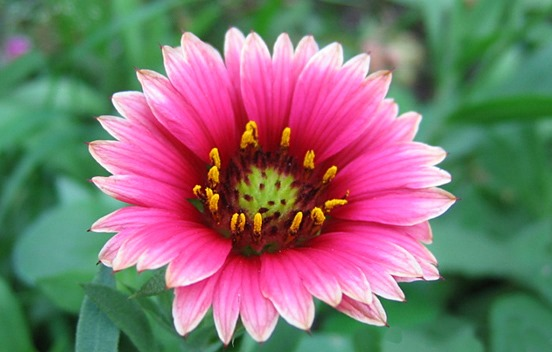
#> input picture image.jpg, 552 x 352 px
$ jupyter execute 1.ipynb
#> lines starting #> are read from the running program, lines starting #| are printed output that depends on the picture; after the words box and inside, x2 and y2 are one past the last pixel; in counts of white or black regions, pixels touching at a corner belong together
[cell 1]
import cv2
import matplotlib.pyplot as plt

# Read the image
img = cv2.imread("image.jpg")
#> img is the input picture: shape (352, 552, 3); mean B, G, R 112.2, 115.6, 129.2

# Convert BGR to RGB
img_rgb = cv2.cvtColor(img, cv2.COLOR_BGR2RGB)

# Display the image
plt.imshow(img_rgb)
plt.axis("off")
plt.title("Original Image")
plt.show()

[cell 2]
import cv2
import matplotlib.pyplot as plt

# Read the image
img = cv2.imread("image.jpg")

# Convert BGR image to grayscale
gray = cv2.cvtColor(img, cv2.COLOR_BGR2GRAY)

# Display grayscale image
plt.imshow(gray, cmap="gray")
plt.axis("off")
plt.title("Grayscale Image")
plt.show()

[cell 3]
import cv2
import matplotlib.pyplot as plt

# Read the image
img = cv2.imread("image.jpg")

# Convert BGR to RGB
img_rgb = cv2.cvtColor(img, cv2.COLOR_BGR2RGB)

# Apply negative transformation
negative = 255 - img_rgb

# Display original and negative images
plt.figure(figsize=(10, 4))

plt.subplot(1, 2, 1)
plt.imshow(img_rgb)
plt.title("Original Image")
plt.axis("off")

plt.subplot(1, 2, 2)
plt.imshow(negative)
plt.title("Negative Image")
plt.axis("off")

plt.show()

[cell 4]
import cv2
import numpy as np
import matplotlib.pyplot as plt

# Read the image
img = cv2.imread("image.jpg", 0)
#> img: shape (352, 552); min 8, max 255, mean 119.3

# Apply log transformation
c = 255 / np.log(1 + np.max(img))
#> c = 45.99
log_transform = c * np.log(1 + img)

# Convert to uint8
log_transform = np.uint8(log_transform)

# Display images
plt.figure(figsize=(10, 4))

plt.subplot(1, 2, 1)
plt.imshow(img, cmap="gray")
plt.title("Original Image")
plt.axis("off")

plt.subplot(1, 2, 2)
plt.imshow(log_transform, cmap="gray")
plt.title("Log Transformed Image")
plt.axis("off")

plt.show()

[cell 5]
import cv2
import numpy as np
import matplotlib.pyplot as plt

# Read the image in grayscale
img = cv2.imread("image.jpg", 0)

# Normalize pixel values to 0-1
normalized = img / 255.0

# Set gamma value
gamma = 0.5

# Apply power-law transformation
gamma_transform = np.power(normalized, gamma)

# Convert back to 0-255
gamma_transform = np.uint8(gamma_transform * 255)

# Display images
plt.figure(figsize=(10, 4))

plt.subplot(1, 2, 1)
plt.imshow(img, cmap="gray")
plt.title("Original Image")
plt.axis("off")

plt.subplot(1, 2, 2)
plt.imshow(gamma_transform, cmap="gray")
plt.title("Gamma Transformed Image")
plt.axis("off")

plt.show()

[cell 6]
import cv2
import numpy as np
import matplotlib.pyplot as plt

# Read the image in grayscale
img = cv2.imread("image.jpg", 0)

# Define intensity range
lower = 100
upper = 200

# Create intensity level sliced image
sliced = np.where((img >= lower) & (img <= upper), 255, 0)
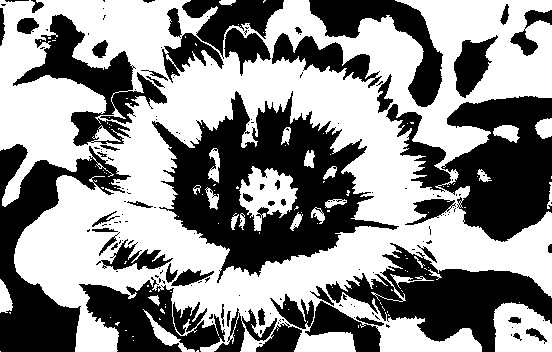
#> sliced: shape (352, 552) int64; 55.2% white; 164 black regions (110 under 20 px), largest, box (x1, y1, x2, y2) and area: (152, 91, 399, 283) 20025, (386, 96, 552, 242) 12746, (326, 243, 552, 352) 9994

# Convert to uint8
sliced = np.uint8(sliced)

# Display images
plt.figure(figsize=(10, 4))

plt.subplot(1, 2, 1)
plt.imshow(img, cmap="gray")
plt.title("Original Image")
plt.axis("off")

plt.subplot(1, 2, 2)
plt.imshow(sliced, cmap="gray")
plt.title("Intensity Level Slicing")
plt.axis("off")

plt.show()

[cell 7]
import cv2
import matplotlib.pyplot as plt

# Read the image in grayscale
img = cv2.imread("image.jpg", 0)

# Create bit planes
bit_planes = []

for i in range(8):
    bit_plane = (img >> i) & 1
    bit_plane = bit_plane * 255
    bit_planes.append(bit_plane)
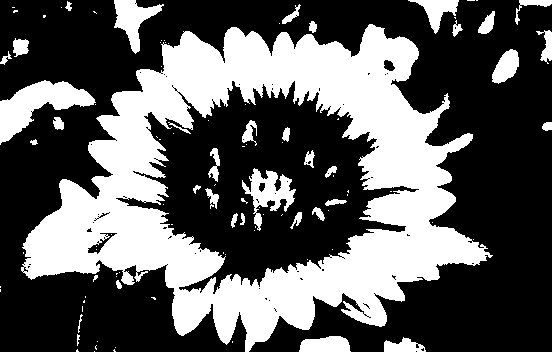
#> bit_plane: shape (352, 552); 36.6% white; 102 white regions (66 under 20 px), largest, box (x1, y1, x2, y2) and area: (21, 24, 493, 352) 60641, (0, 80, 96, 145) 2627, (242, 168, 296, 231) 1340
#> after the loop, bit_planes = 8 items

# Display all bit planes
plt.figure(figsize=(12, 8))

for i in range(8):
    plt.subplot(2, 4, i + 1)
    plt.imshow(bit_planes[i], cmap="gray")
    plt.title("Bit Plane " + str(i))
    plt.axis("off")

plt.show()
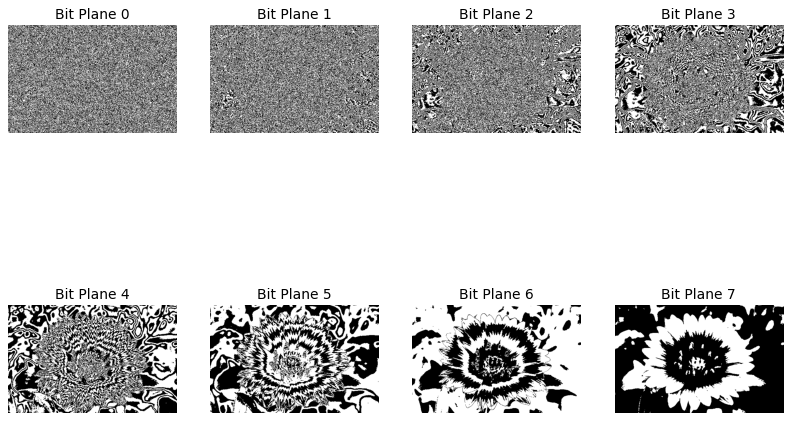
#> figure drawn by matplotlib, 8 panels

[cell 8]
import cv2
import matplotlib.pyplot as plt

# Read the image in grayscale
img = cv2.imread("image.jpg", 0)

# Calculate histogram
hist = cv2.calcHist([img], [0], None, [256], [0, 256])
#> hist = 256 values, max 2162 at index 117, min 0 at index 0, mean 759

# Display image
plt.figure(figsize=(10, 4))

plt.subplot(1, 2, 1)
plt.imshow(img, cmap="gray")
plt.title("Grayscale Image")
plt.axis("off")

# Display histogram
plt.subplot(1, 2, 2)
plt.plot(hist)
plt.title("Image Histogram")
plt.xlabel("Pixel Intensity")
plt.ylabel("Frequency")

plt.show()
#> figure, not shown here; panel 2: curve peaks at x = 117, y = 2162

[cell 9]
import cv2
import matplotlib.pyplot as plt

# Read the image in grayscale
img = cv2.imread("image.jpg", 0)

# Apply histogram equalization
equalized = cv2.equalizeHist(img)
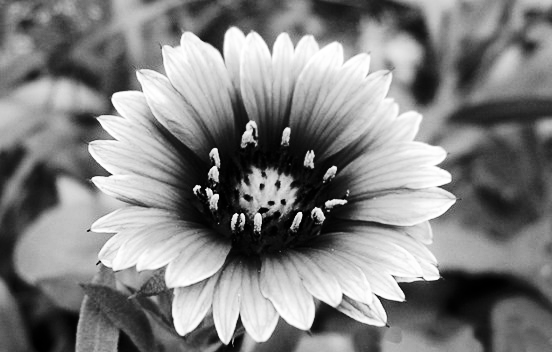
#> equalized: shape (352, 552); min 0, max 255, mean 128.3

# Display images
plt.figure(figsize=(10, 4))

plt.subplot(1, 2, 1)
plt.imshow(img, cmap="gray")
plt.title("Original Image")
plt.axis("off")

plt.subplot(1, 2, 2)
plt.imshow(equalized, cmap="gray")
plt.title("Histogram Equalized Image")
plt.axis("off")

plt.show()

[cell 10]
import cv2
import matplotlib.pyplot as plt

# Read the image in grayscale
img = cv2.imread("image.jpg", 0)

# Set threshold value
T = 127

# Apply thresholding
_, thresholded = cv2.threshold(img, T, 255, cv2.THRESH_BINARY)

# Display images
plt.figure(figsize=(10, 4))

plt.subplot(1, 2, 1)
plt.imshow(img, cmap="gray")
plt.title("Original Image")
plt.axis("off")

plt.subplot(1, 2, 2)
plt.imshow(thresholded, cmap="gray")
plt.title("Thresholded Image")
plt.axis("off")

plt.show()

[cell 11]
import cv2
import matplotlib.pyplot as plt

# Read the image
img = cv2.imread("image.jpg")

# Convert to grayscale
gray = cv2.cvtColor(img, cv2.COLOR_BGR2GRAY)

# Convert to binary image
_, binary = cv2.threshold(gray, 127, 255, cv2.THRESH_BINARY)
#> binary: shape (352, 552); 36.6% white; 99 white regions (63 under 20 px)

# Find contours
contours, hierarchy = cv2.findContours(
    binary,
    cv2.RETR_EXTERNAL,
    cv2.CHAIN_APPROX_SIMPLE
)
#> contours = 58 contours, 38 with area under 20; largest, box (x1, y1, x2, y2) and area: (21, 24, 493, 352) 92014, (0, 80, 96, 145) 2496, (114, 0, 164, 54) 1066, (299, 336, 351, 352) 626, (408, 0, 459, 34) 606

# Draw contours
output = img.copy()
cv2.drawContours(output, contours, -1, (0, 255, 0), 2)
#> output: shape (352, 552, 3); 6.99% of pixels changed, all inside (x1, y1, x2, y2) = (0, 0, 552, 352)

# Convert BGR to RGB for displaying
output = cv2.cvtColor(output, cv2.COLOR_BGR2RGB)

# Display result
plt.imshow(output)
plt.title("Detected Contours")
plt.axis("off")
plt.show()

print("Number of contours:", len(contours))
#| Number of contours: 58

[cell 12]
import cv2
import matplotlib.pyplot as plt

# Read the image in grayscale
img = cv2.imread("image.jpg", 0)

# Apply Canny edge detection
edges = cv2.Canny(img, 100, 200)
#> edges: shape (352, 552); 3.9% white in thin lines or dots, all inside (x1, y1, x2, y2) = (75, 27, 457, 352)

# Display images
plt.figure(figsize=(10, 4))

plt.subplot(1, 2, 1)
plt.imshow(img, cmap="gray")
plt.title("Original Image")
plt.axis("off")

plt.subplot(1, 2, 2)
plt.imshow(edges, cmap="gray")
plt.title("Canny Edge Detection")
plt.axis("off")

plt.show()

[cell 13]
import cv2
import matplotlib.pyplot as plt

# Read the image
img = cv2.imread("image.jpg")

# Convert BGR to RGB
img_rgb = cv2.cvtColor(img, cv2.COLOR_BGR2RGB)

# Apply Gaussian Blur
blurred = cv2.GaussianBlur(img_rgb, (5, 5), 0)

# Display images
plt.figure(figsize=(10, 4))

plt.subplot(1, 2, 1)
plt.imshow(img_rgb)
plt.title("Original Image")
plt.axis("off")

plt.subplot(1, 2, 2)
plt.imshow(blurred)
plt.title("Gaussian Blurred Image")
plt.axis("off")

plt.show()

[cell 14]
import cv2
import numpy as np
import matplotlib.pyplot as plt

# Read image
img = cv2.imread("image.jpg")

# Convert to grayscale
gray = cv2.cvtColor(img, cv2.COLOR_BGR2GRAY)

# Apply thresholding
_, binary = cv2.threshold(
    gray, 0, 255,
    cv2.THRESH_BINARY_INV + cv2.THRESH_OTSU
)
#> binary: shape (352, 552); 69.4% white; 86 black regions (58 under 20 px), largest, box (x1, y1, x2, y2) and area: (31, 26, 462, 352) 53159, (0, 82, 91, 129) 1737, (251, 169, 295, 211) 988

# Create kernel
kernel = np.ones((3, 3), np.uint8)

# Remove noise
opening = cv2.morphologyEx(
    binary,
    cv2.MORPH_OPEN,
    kernel,
    iterations=2
)
#> opening: shape (352, 552); 67.8% white; 43 black regions (18 under 20 px), largest, box (x1, y1, x2, y2) and area: (31, 26, 466, 352) 55651, (0, 82, 91, 129) 1761, (242, 169, 295, 231) 1377

# Find sure background
sure_bg = cv2.dilate(
    opening,
    kernel,
    iterations=3
)
#> sure_bg: shape (352, 552); 76.5% white; 15 black regions (6 under 20 px), largest, box (x1, y1, x2, y2) and area: (37, 30, 455, 341) 43428, (0, 85, 86, 125) 941, (256, 175, 291, 204) 325

# Distance transform
dist_transform = cv2.distanceTransform(
    opening,
    cv2.DIST_L2,
    5
)

# Find sure foreground
_, sure_fg = cv2.threshold(
    dist_transform,
    0.5 * dist_transform.max(),
    255,
    0
)
#> sure_fg: shape (352, 552) float32; 3.6% white; 2 white regions, box (x1, y1, x2, y2) and area: (460, 182, 552, 352) 6667, (0, 330, 17, 352) 304

sure_fg = np.uint8(sure_fg)

# Find unknown region
unknown = cv2.subtract(
    sure_bg,
    sure_fg
)
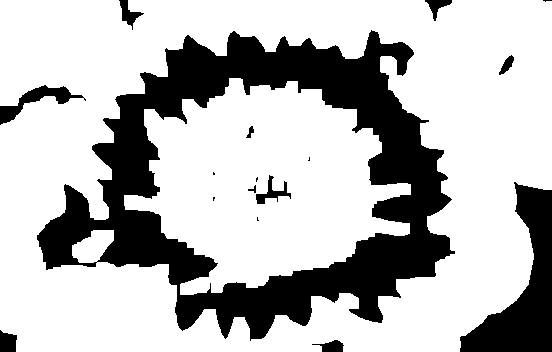
#> unknown: shape (352, 552); 72.9% white; 17 black regions (6 under 20 px), largest, box (x1, y1, x2, y2) and area: (37, 30, 455, 341) 43428, (460, 182, 552, 352) 6667, (0, 85, 86, 125) 941

# Label connected components
_, markers = cv2.connectedComponents(
    sure_fg
)
#> markers: shape (352, 552) int32; 3 distinct labels, from 0 to 2

# Add 1 to all labels
markers = markers + 1
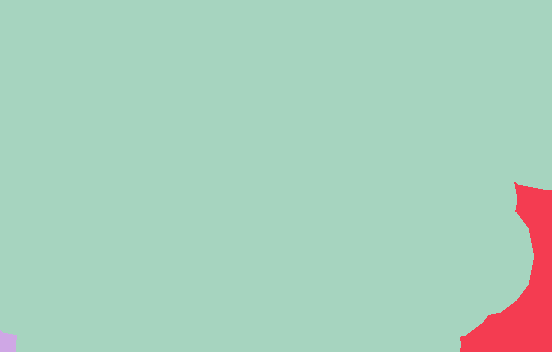
#> markers: shape (352, 552) int32; 3 distinct labels, from 1 to 3; one colour per label, 0 black

# Mark unknown region as 0
markers[unknown == 255] = 0
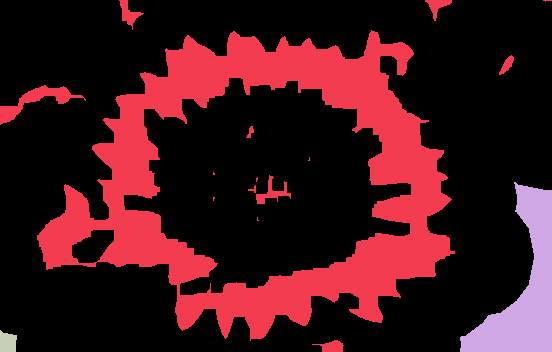
#> markers: shape (352, 552) int32; 4 distinct labels, from 0 to 3; one colour per label, 0 black

# Apply Watershed
markers = cv2.watershed(
    img,
    markers
)
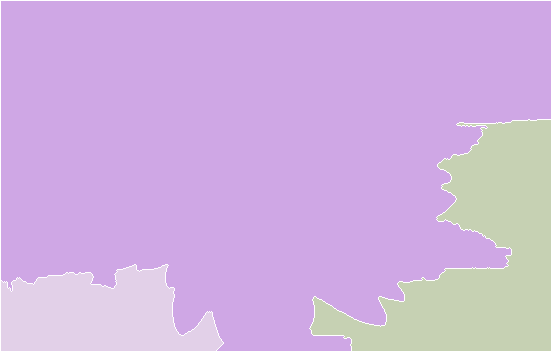
#> markers: shape (352, 552) int32; 4 distinct labels, from -1 to 3; one colour per label, 0 black, -1 white

# Mark boundaries in red
img[markers == -1] = [0, 0, 255]
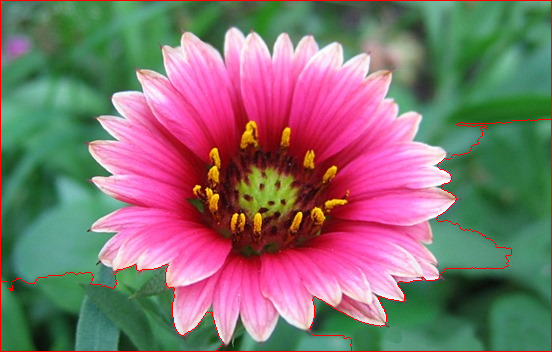
#> img: shape (352, 552, 3); 1.49% of pixels changed, all inside (x1, y1, x2, y2) = (0, 0, 552, 352)

# Convert BGR to RGB
result = cv2.cvtColor(
    img,
    cv2.COLOR_BGR2RGB
)

# Display result
plt.figure(figsize=(12, 5))

plt.subplot(1, 2, 1)
plt.imshow(cv2.cvtColor(
    cv2.imread("image.jpg"),
    cv2.COLOR_BGR2RGB
))
plt.title("Original Image")
plt.axis("off")

plt.subplot(1, 2, 2)
plt.imshow(result)
plt.title("Watershed Segmentation")
plt.axis("off")

plt.show()

[cell 15]
import cv2
import numpy as np
import matplotlib.pyplot as plt

# Read the image
img = cv2.imread("image.jpg")

# Convert BGR to RGB
img_rgb = cv2.cvtColor(img, cv2.COLOR_BGR2RGB)

# Reshape image into a list of pixels
pixel_values = img_rgb.reshape((-1, 3))

# Convert to float32
pixel_values = np.float32(pixel_values)

# Define stopping criteria
criteria = (
    cv2.TERM_CRITERIA_EPS + cv2.TERM_CRITERIA_MAX_ITER,
    100,
    0.2
)

# Number of clusters
K = 3

# Apply K-Means
_, labels, centers = cv2.kmeans(
    pixel_values,
    K,
    None,
    criteria,
    10,
    cv2.KMEANS_RANDOM_CENTERS
)
#> centers = [[66.49, 123.8, 85.5], [244.5, 137.2, 195.7], [156.1, 30.74, 47.23]]

# Convert centers to uint8
centers = np.uint8(centers)
#> centers = [[66, 123, 85], [244, 137, 195], [156, 30, 47]]

# Replace each pixel with its cluster center
segmented = centers[labels.flatten()]

# Reshape back to original image size
segmented = segmented.reshape(img_rgb.shape)
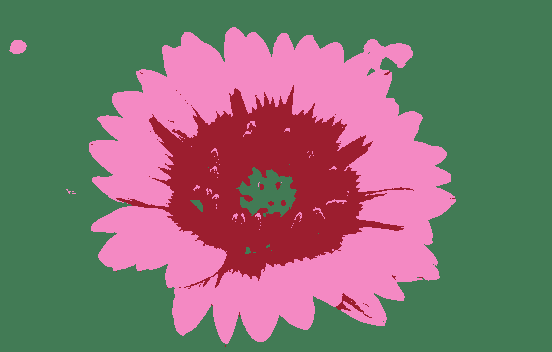
#> segmented: shape (352, 552, 3); mean R, G, B 128.8, 115, 111.7

# Display images
plt.figure(figsize=(10, 4))

plt.subplot(1, 2, 1)
plt.imshow(img_rgb)
plt.title("Original Image")
plt.axis("off")

plt.subplot(1, 2, 2)
plt.imshow(segmented)
plt.title("K-Means Segmentation")
plt.axis("off")

plt.show()
